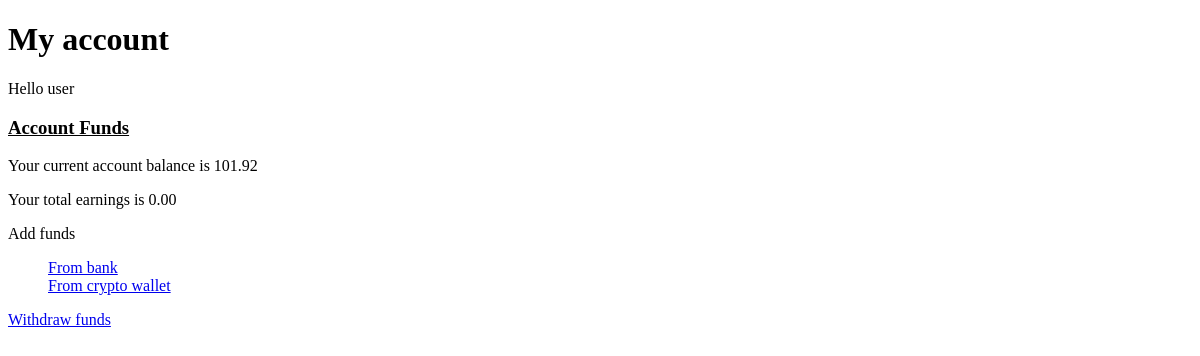
The app's page /accounts/account/ (signed in), older data.
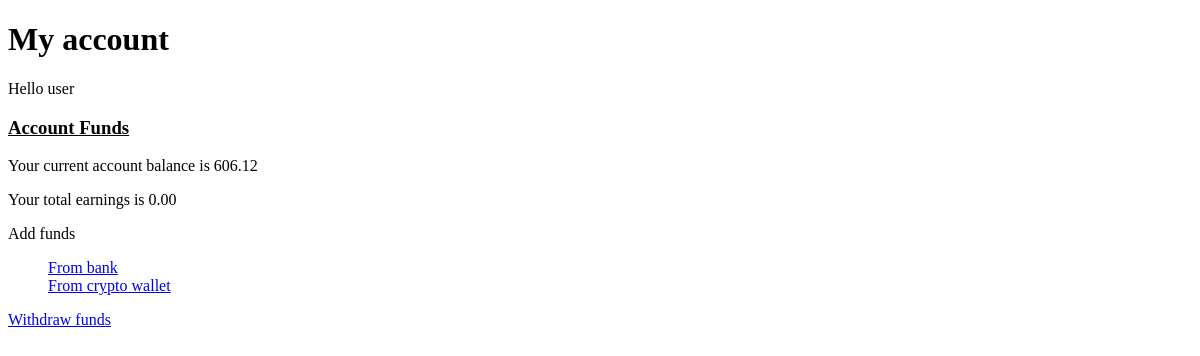
The same page, newer data.
### accounts/models.py (models this page shows)
class CustomUser(AbstractUser):
    is_private = models.BooleanField(default=False)
    current_balance = models.DecimalField(max_digits=15, decimal_places=2, default=0.0)
    total_earnings = models.DecimalField(max_digits=15, decimal_places=2, default=0.0)

### accounts/views.py (the view)
# urls.py: path("account/", views.account, name="account"),
@login_required
def account(request):
    return render(request, 'accounts/account.html')

### accounts/templates/accounts/account.html (shortened to what this page needs)
<!doctype html>
<html lang="en">
<head>
</head>
<body>
<h1>My account</h1>
<p>Hello {{ user.username }}</p>
<h3><u>Account Funds</u></h3>
<p>Your current account balance is {{ user.current_balance }}</p>
<p>Your total earnings is {{ user.total_earnings }}</p>
<p>Add funds</p>
<ul style="list-style: none;">
    <li><a href="{% url 'add_funds_bank' %}">From bank</a></li>
    <li><a href="{% url 'add_funds_crypto' %}">From crypto wallet</a></li>
</ul>
<p><a href="{% url 'withdraw_funds' %}">Withdraw funds</a></p>
</body>
</html>

Row changes from the older to the newer data that the page shows:
changed CustomUser "user": current_balance "101.92" → "606.12"
